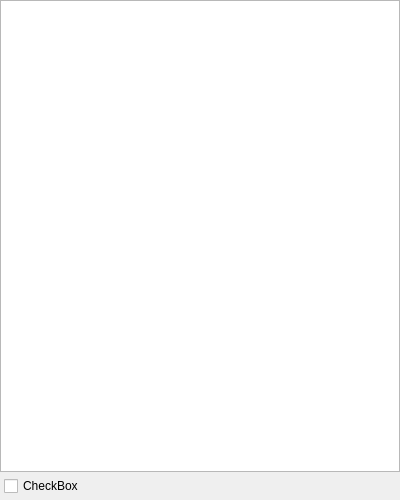
<?xml version="1.0" encoding="UTF-8"?>
<ui version="4.0">
 <class>MainWindow</class>
 <widget class="QMainWindow" name="MainWindow">
  <property name="geometry">
   <rect>
    <x>0</x>
    <y>0</y>
    <width>400</width>
    <height>500</height>
   </rect>
  </property>
  <property name="windowTitle">
   <string>FastPaste</string>
  </property>
  <property name="statusTip">
   <string/>
  </property>
  <widget class="QWidget" name="centralwidget">
   <layout class="QVBoxLayout" name="verticalLayout">
    <property name="spacing">
     <number>0</number>
    </property>
    <property name="leftMargin">
     <number>0</number>
    </property>
    <property name="topMargin">
     <number>0</number>
    </property>
    <property name="rightMargin">
     <number>0</number>
    </property>
    <property name="bottomMargin">
     <number>0</number>
    </property>
    <item>
     <layout class="QGridLayout" name="gridLayout">
      <item row="0" column="0">
       <widget class="QTreeWidget" name="treeWidget">
        <attribute name="headerVisible">
         <bool>false</bool>
        </attribute>
       </widget>
      </item>
     </layout>
    </item>
    <item>
     <layout class="QGridLayout" name="gridLayout_2">
      <property name="leftMargin">
       <number>4</number>
      </property>
      <property name="topMargin">
       <number>4</number>
      </property>
      <property name="rightMargin">
       <number>4</number>
      </property>
      <property name="bottomMargin">
       <number>4</number>
      </property>
      <property name="spacing">
       <number>0</number>
      </property>
      <item row="0" column="0">
       <widget class="QCheckBox" name="checkBox">
        <property name="text">
         <string>CheckBox</string>
        </property>
       </widget>
      </item>
     </layout>
    </item>
   </layout>
  </widget>
 </widget>
 <resources/>
 <connections/>
</ui>
